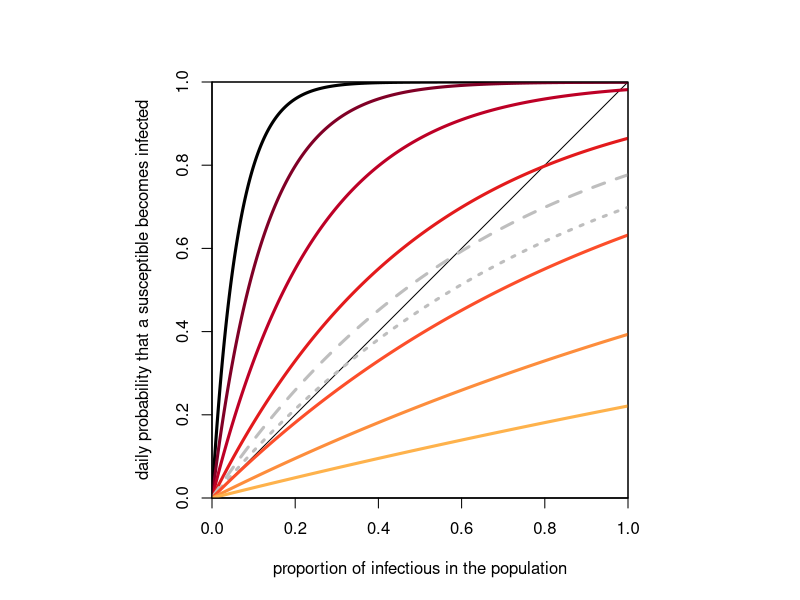
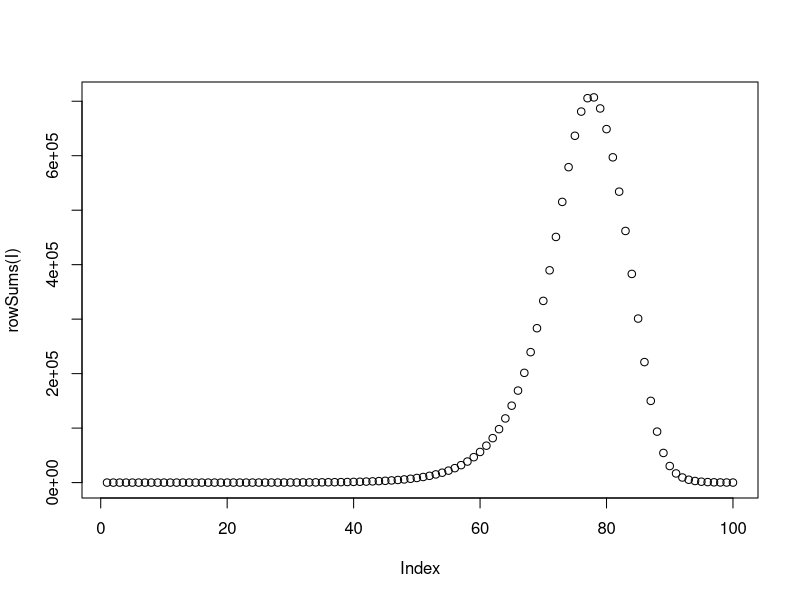
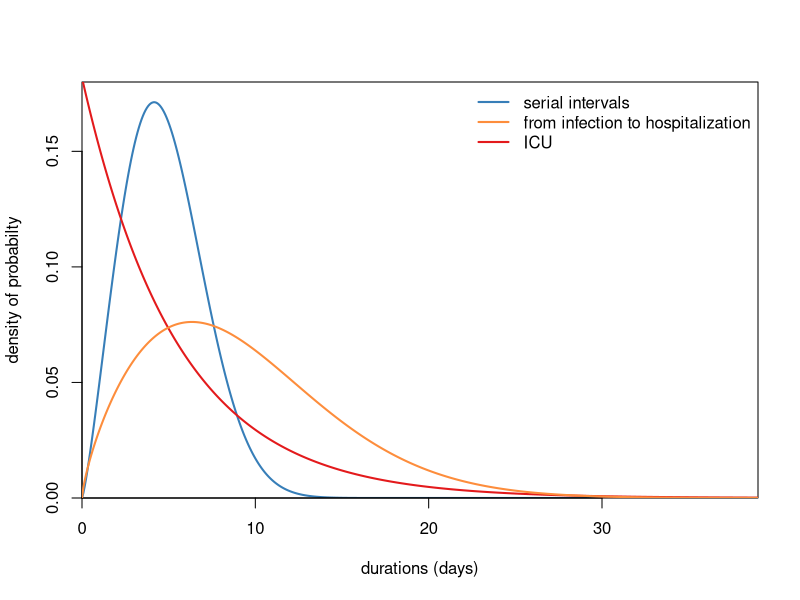
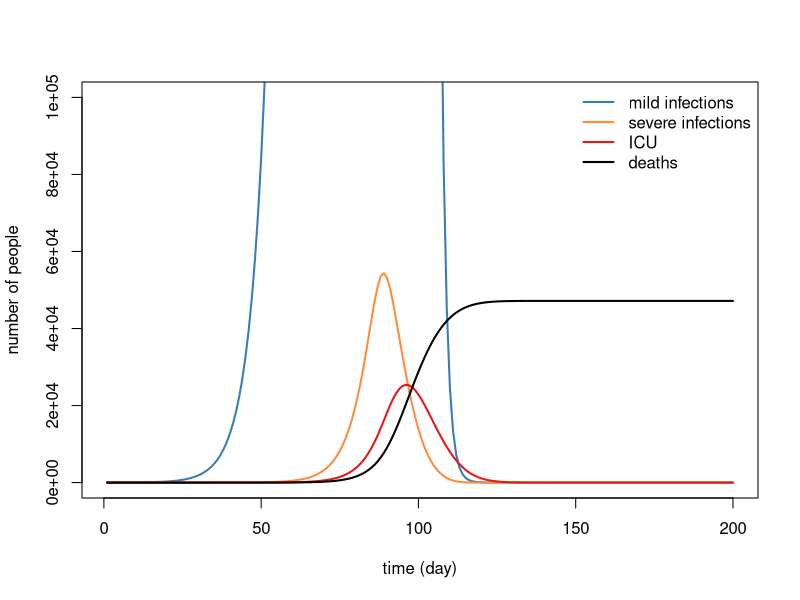
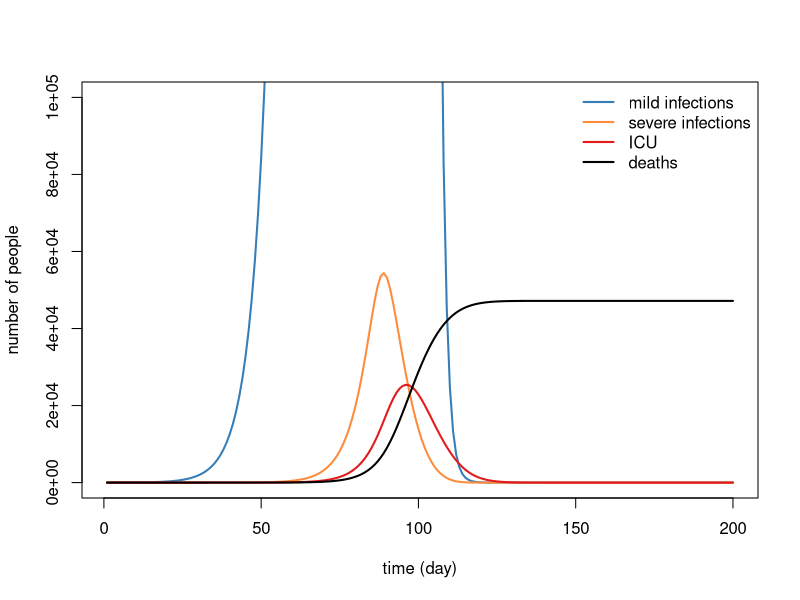

These charts were generated, in order, by the following R code:
## ---- chunk 1
knitr::knit_hooks$set(
  margin = function(before, options, envir) {
    if (before) par(mgp = c(1.5, .5, 0), bty = "n", plt = c(.105, .97, .13, .97))
    else NULL
  },
  prompt = function(before, options, envir) {
    options(prompt = if (options$engine %in% c("sh", "bash")) "$ " else "> ")
  })

knitr::opts_chunk$set(margin = TRUE, message = FALSE, warning = FALSE,
                      prompt = FALSE, comment = "##", collapse = FALSE,
                      cache = FALSE, autodep = TRUE,
                      dev.args = list(pointsize = 11), fig.height = 1.5 * 3.5,
                      fig.width = 1.5 * 4.24725, fig.retina = 2, fig.align = "center")

options(width = 263)

l <- "en_US.UTF-8"
Sys.setenv(LANGAGE = l)
Sys.setlocale(locale = l)
Sys.setlocale("LC_MESSAGES", l)
## ---- chunk 2
discretize <- function(cdf) {
  diff(cdf / tail(cdf, 1))
}
## ---- chunk 3
discretize(pweibull(0:11, 2.24, 5.42))
## ---- chunk 4
discretize_cond <- function(cdf) {
  rescaled <- cdf / tail(cdf, 1)
  diff(rescaled) / (1 - rescaled[-length(rescaled)])
}
## ---- chunk 5
discretize_cond(pweibull(0:11, 2.24, 5.42))
## ---- chunk 6
dmax <- 11
w <- discretize(pweibull(0:dmax, 2.24, 5.42))
## ---- chunk 7
lambda <- function(k, w, N) {
  1 - exp(-k * w / N)
}

find_k <- function(k, w, N, R0) {
  f <- function(x) abs(N * sum(sapply(w, lambda, k = x, N = N)) - R0)
  optimize(f, k)$minimum
}

find_k(c(-5, 5), w, 9e7, 3)
## ---- chunk 8
lwd <- 3
opar <- par(pty = "s")
col <- c("black", "#800026", "#bd0026", "#e31a1c", "#fc4e2a", "#fd8d3c", "#feb24c", "#fed976", "#ffeda0")
xs <- seq(0, 1, le = 512)
plot(xs, 1 - exp(-16 * xs), type = "l", xlim = 0:1, ylim = 0:1, asp = 1,
     xlab = "proportion of infectious in the population",
     ylab = "daily probability that a susceptible becomes infected",
     xaxs = "i", yaxs = "i", lwd = lwd, col = col[1])
abline(0, 1)
lines(xs, 1 - exp(-8 * xs), lwd = lwd, col = col[2])
lines(xs, 1 - exp(-4 * xs), lwd = lwd, col = col[3])
lines(xs, 1 - exp(-2 * xs), lwd = lwd, col = col[4])
lines(xs, 1 - exp(-1.5 * xs), lwd = lwd, col = "grey", lty = 2)
lines(xs, 1 - exp(-1.2 * xs), lwd = lwd, col = "grey", lty = 3)
lines(xs, 1 - exp(-1 * xs), lwd = lwd, col = col[5])
lines(xs, 1 - exp(-.5* xs), lwd = lwd, col = col[6])
lines(xs, 1 - exp(-.25 * xs), lwd = lwd, col = col[7])
box(bty = "o")
par(opar)
## ---- chunk 9
tmax <- 100
R0 <- 2.5

IO <- 100
S0 <- 1e6

S <- S0
I <- matrix(0, tmax, dmax)
R <- numeric(tmax)
I[1, ] <- 1 / dmax

for (i in 1:(tmax - 1)) {
  I_tot <- w %*% I[i, ]
  N <- I_tot + S + sum(R)
  lambda <- 1 - exp(-R0 * I_tot / N)
  new_cases <- S * lambda
  S <- S - new_cases
  I[i + 1, ] <- c(new_cases, I[i, -dmax])
  R[i + 1] <- I[i, dmax]
}

R <- cumsum(R)

plot(rowSums(I))
## ---- chunk 10
t_max <- 200 # duration of the simulation in days
p_hos <- .001 # probability that an infection leads to a severe case
R0 <- 2.5 
lethality <- .5 # probability to die for people in ICU
S0 <- 9.5e7
I0 <- 10
p <- .99
n <- 1e5
wbl_inf <- list(shape = 2.24, scale = 5.42) # Weibull parameters of serial int (from Nishiuria)
wbl_hos1 <- list(shape = 2, scale = 10) # Weibull parameters of time in ICU
wbl_hos <- list(shape = 1, scale = 5.5) # Weibull parameters of time in ICU
wbl_hos3 <- list(shape = 1, scale = 6.139951) # Weibull parameters of time in ICU
wbl_asp <- list(shape = 1.77, scale = 6.52) # Weibull parameters of incubation time (from Linton)
wbl_inc <- list(shape = .766, scale = 2.9) # Weibull parameters of incubation time (from Linton)
## ---- chunk 11
d_inf <- ceiling(with(wbl_inf, qweibull(p, shape, scale)))
w <- discretize(with(wbl_inf, pweibull(0:d_inf, shape, scale)))
## ---- chunk 12
d_hos <- ceiling(with(wbl_hos, qweibull(p, shape, scale)))
u <- discretize_cond(with(wbl_hos, pweibull(0:d_hos, shape, scale)))
## ---- chunk 13
incub <- with(wbl_asp, rweibull(n, shape, scale))
hospit <- with(wbl_inc, rweibull(n, shape, scale))
iht <- incub + hospit
wbl_sev <- as.list(fitdistrplus::fitdist(iht, dweibull)$estimate)
## ---- chunk 14
d_sev <- ceiling(with(wbl_sev, qweibull(p, shape, scale)))
h <- discretize_cond(with(wbl_sev, pweibull(0:d_sev, shape, scale)))
## ---- chunk 15
colors <- c(`mild infections`   = "#4daf4a",
            `severe infections` = "#377eb8",
            `ICU`               = "#e41a1c",
            `deaths`            = "#984ea3")
colors <- c(`mild infections`   = "#377eb8", # = "#fecc5c",
            `severe infections` = "#fd8d3c",
            `ICU`               = "#e31a1c",
            `deaths`            = "black")
## ---- chunk 16
lwd = 2
xs <- seq(0, 1.5 * max(d_inf, d_hos, d_sev), le = 512)
plot(xs, with(wbl_inf, dweibull(xs, shape, scale)), type = "l", lwd = lwd,
     col = colors["mild infections"], xaxs = "i", yaxs = "i", ylim = c(0, .18),
     xlab = "durations (days)", ylab = "density of probabilty")
lines(xs, with(wbl_hos, dweibull(xs, shape, scale)), lwd = lwd, col = colors["ICU"])
lines(xs, with(wbl_sev, dweibull(xs, shape, scale)), lwd = lwd, col = colors["severe infections"])
legend("topright", legend = c("serial intervals", "from infection to hospitalization", "ICU"),
       col = colors[! startsWith(names(colors), "d")], lwd = lwd, bty = "n")
## ---- chunk 17
S <- numeric(t_max)
I <- matrix(0, t_max, d_inf)
J <- matrix(0, t_max, d_sev)
H <- matrix(0, t_max, d_hos)
R <- numeric(t_max)
D <- numeric(t_max)
S[1] <- S0
I[1, ] <- I0 / d_inf
## ---- chunk 18
for (t in 1:(t_max - 1)) {
  
  I_tot <- w %*% I[t, ]
  N <- I_tot + S[t] + sum(R)
  lambda <- 1 - exp(-R0 * I_tot / N)
  lambda <- 1 - exp(-(1 * R0) * (I_tot / N))
#  Lambda <- I_tot / (S0 / R0 + I_tot)
  new_cases <- S[t] * lambda
  leave_hospital <- u %*% H[t, ]
  
  S[t + 1] <- S[t] - new_cases
  I[t + 1, ] <- c((1 - p_hos) * new_cases, I[t, -d_inf])
  J[t + 1, ] <- c(p_hos * new_cases, (1 - h[-d_sev]) * J[t, -d_sev])
  H[t + 1, ] <- c(h %*% J[t, ], (1 - u[-d_hos]) * H[t, -d_hos])
  R[t + 1] <- I[t, d_inf] + (1 - lethality) * leave_hospital
  D[t + 1] <- lethality * leave_hospital
}
## ---- chunk 19
I <- rowSums(I)
#I <- rowSums(t(t(I) * w))
J <- rowSums(J)
H <- rowSums(H)
R <- cumsum(R)
D <- cumsum(D)
## ---- chunk 20
lwd <- 2
plot(I, lwd = lwd, col = colors["mild infections"], type = "l", ylim = c(0, 1e5),
     xlab = "time (day)", ylab = "number of people")
lines(J, lwd = lwd, col = colors["severe infections"])
lines(H, lwd = lwd, col = colors["ICU"])
lines(D, lwd = lwd, col = colors["deaths"])
legend("topright", legend = names(colors), col = colors, bty = "n", lwd = 2)
## ---- chunk 21
tail(R, 1)
tail(D, 1)
## ---- chunk 22
t_max <- 200 # duration of the simulation in days
p_hos <- .001 # probability that an infection leads to a severe case
R0 <- 2.5 
lethality <- .5 # probability to die for people in ICU
S0 <- 9.5e7
I0 <- 10
p <- .99
n <- 1e5
wbl_inf <- list(shape = 2.24, scale = 5.42) # Weibull parameters of serial int (from Nishiuria)
wbl_hos1 <- list(shape = 2, scale = 10) # Weibull parameters of time in ICU
wbl_hos <- list(shape = 1, scale = 5.5) # Weibull parameters of time in ICU
wbl_hos3 <- list(shape = 1, scale = 6.139951) # Weibull parameters of time in ICU
wbl_asp <- list(shape = 1.77, scale = 6.52) # Weibull parameters of incubation time (from Linton)
wbl_inc <- list(shape = .766, scale = 2.9) # Weibull parameters of incubation time (from Linton)
## ---- chunk 23
d_inf <- ceiling(with(wbl_inf, qweibull(p, shape, scale)))
w <- discretize(with(wbl_inf, pweibull(0:d_inf, shape, scale)))
## ---- chunk 24
d_hos <- ceiling(with(wbl_hos, qweibull(p, shape, scale)))
u <- discretize_cond(with(wbl_hos, pweibull(0:d_hos, shape, scale)))
## ---- chunk 25
incub <- with(wbl_asp, rweibull(n, shape, scale))
hospit <- with(wbl_inc, rweibull(n, shape, scale))
iht <- incub + hospit
wbl_sev <- as.list(fitdistrplus::fitdist(iht, dweibull)$estimate)
## ---- chunk 26
d_sev <- ceiling(with(wbl_sev, qweibull(p, shape, scale)))
h <- discretize_cond(with(wbl_sev, pweibull(0:d_sev, shape, scale)))
## ---- chunk 27
S <- numeric(t_max)
I <- matrix(0, t_max, d_inf)
J <- matrix(0, t_max, d_sev)
H <- matrix(0, t_max, d_hos)
R <- numeric(t_max)
D <- numeric(t_max)
S[1] <- S0
I[1, ] <- I0 / d_inf
## ---- chunk 28
for (t in 1:(t_max - 1)) {
  
  I_tot <- w %*% I[t, ]
  N <- I_tot + S[t] + sum(R)
  lambda <- 1 - exp(-R0 * I_tot / N)
  lambda <- 1 - exp(-(1 * R0) * (I_tot / N))
#  Lambda <- I_tot / (S0 / R0 + I_tot)
  new_cases <- S[t] * lambda
  leave_hospital <- u %*% H[t, ]
  
  S[t + 1] <- S[t] - new_cases
  I[t + 1, ] <- c((1 - p_hos) * new_cases, I[t, -d_inf])
  J[t + 1, ] <- c(p_hos * new_cases, (1 - h[-d_sev]) * J[t, -d_sev])
  H[t + 1, ] <- c(h %*% J[t, ], (1 - u[-d_hos]) * H[t, -d_hos])
  R[t + 1] <- I[t, d_inf] + (1 - lethality) * leave_hospital
  D[t + 1] <- lethality * leave_hospital
}
## ---- chunk 29
I <- rowSums(I)
#I <- rowSums(t(t(I) * w))
J <- rowSums(J)
H <- rowSums(H)
R <- cumsum(R)
D <- cumsum(D)
## ---- chunk 30
lwd <- 2
plot(I, lwd = lwd, col = colors["mild infections"], type = "l", ylim = c(0, 1e5),
     xlab = "time (day)", ylab = "number of people")
lines(J, lwd = lwd, col = colors["severe infections"])
lines(H, lwd = lwd, col = colors["ICU"])
lines(D, lwd = lwd, col = colors["deaths"])
legend("topright", legend = names(colors), col = colors, bty = "n", lwd = 2)
## ---- chunk 31
tail(R, 1)
tail(D, 1)
